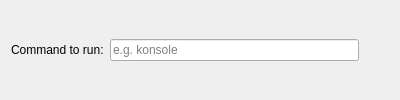
<?xml version="1.0" encoding="UTF-8"?>
<ui version="4.0">
  <class>Config</class>
  <widget class="QWidget" name="Config">
    <property name="minimumSize">
      <size>
        <width>400</width>
        <height>0</height>
      </size>
    </property>
    <layout class="QHBoxLayout" name="horizontalLayout">
      <item>
        <widget class="QLabel" name="label">
          <property name="text">
            <string>Command to run:</string>
          </property>
        </widget>
      </item>
      <item>
        <widget class="QLineEdit" name="commandToRun">
          <property name="placeholderText">
            <string>e.g. konsole</string>
          </property>
        </widget>
      </item>
      <item>
        <widget class="QPushButton" name="hintButton">
          <property name="maximumSize">
            <size>
              <width>24</width>
              <height>24</height>
            </size>
          </property>
          <property name="flat">
            <bool>true</bool>
          </property>
          <property name="toolTipDuration">
            <number>100000</number>
          </property>
        </widget>
      </item>
    </layout>
  </widget>
  <resources/>
  <connections/>
</ui>
